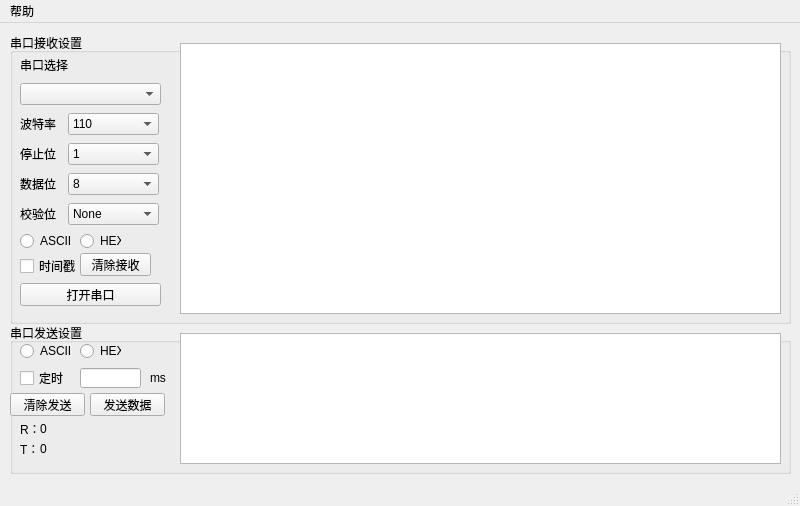
<?xml version="1.0" encoding="UTF-8"?>
<ui version="4.0">
 <class>MainWindow</class>
 <widget class="QMainWindow" name="MainWindow">
  <property name="geometry">
   <rect>
    <x>0</x>
    <y>0</y>
    <width>800</width>
    <height>506</height>
   </rect>
  </property>
  <property name="windowTitle">
   <string>MainWindow</string>
  </property>
  <widget class="QWidget" name="centralwidget">
   <widget class="QGroupBox" name="groupBox">
    <property name="geometry">
     <rect>
      <x>10</x>
      <y>10</y>
      <width>781</width>
      <height>291</height>
     </rect>
    </property>
    <property name="title">
     <string>串口接收设置</string>
    </property>
    <widget class="QCheckBox" name="timestamp_check_box">
     <property name="geometry">
      <rect>
       <x>10</x>
       <y>225</y>
       <width>61</width>
       <height>16</height>
      </rect>
     </property>
     <property name="text">
      <string>时间戳</string>
     </property>
    </widget>
    <widget class="QLabel" name="label_7">
     <property name="geometry">
      <rect>
       <x>10</x>
       <y>175</y>
       <width>54</width>
       <height>12</height>
      </rect>
     </property>
     <property name="text">
      <string>校验位</string>
     </property>
    </widget>
    <widget class="QRadioButton" name="rec_hex_radio_button">
     <property name="geometry">
      <rect>
       <x>70</x>
       <y>200</y>
       <width>41</width>
       <height>16</height>
      </rect>
     </property>
     <property name="text">
      <string>HEX</string>
     </property>
    </widget>
    <widget class="QComboBox" name="com_combo_box">
     <property name="geometry">
      <rect>
       <x>10</x>
       <y>50</y>
       <width>141</width>
       <height>22</height>
      </rect>
     </property>
    </widget>
    <widget class="QComboBox" name="stopbit_combo_box">
     <property name="geometry">
      <rect>
       <x>58</x>
       <y>110</y>
       <width>91</width>
       <height>22</height>
      </rect>
     </property>
     <item>
      <property name="text">
       <string>1</string>
      </property>
     </item>
     <item>
      <property name="text">
       <string>1.5</string>
      </property>
     </item>
     <item>
      <property name="text">
       <string>2</string>
      </property>
     </item>
    </widget>
    <widget class="QLabel" name="label_6">
     <property name="geometry">
      <rect>
       <x>10</x>
       <y>145</y>
       <width>54</width>
       <height>12</height>
      </rect>
     </property>
     <property name="text">
      <string>数据位</string>
     </property>
    </widget>
    <widget class="QComboBox" name="baud_combo_box">
     <property name="geometry">
      <rect>
       <x>58</x>
       <y>80</y>
       <width>91</width>
       <height>22</height>
      </rect>
     </property>
     <item>
      <property name="text">
       <string>110</string>
      </property>
     </item>
     <item>
      <property name="text">
       <string>300</string>
      </property>
     </item>
     <item>
      <property name="text">
       <string>600</string>
      </property>
     </item>
     <item>
      <property name="text">
       <string>1200</string>
      </property>
     </item>
     <item>
      <property name="text">
       <string>2400</string>
      </property>
     </item>
     <item>
      <property name="text">
       <string>4800</string>
      </property>
     </item>
     <item>
      <property name="text">
       <string>9600</string>
      </property>
     </item>
     <item>
      <property name="text">
       <string>14400</string>
      </property>
     </item>
     <item>
      <property name="text">
       <string>19200</string>
      </property>
     </item>
     <item>
      <property name="text">
       <string>38400</string>
      </property>
     </item>
     <item>
      <property name="text">
       <string>43000</string>
      </property>
     </item>
     <item>
      <property name="text">
       <string>57600</string>
      </property>
     </item>
     <item>
      <property name="text">
       <string>76800</string>
      </property>
     </item>
     <item>
      <property name="text">
       <string>115200</string>
      </property>
     </item>
     <item>
      <property name="text">
       <string>128000</string>
      </property>
     </item>
     <item>
      <property name="text">
       <string>230400</string>
      </property>
     </item>
     <item>
      <property name="text">
       <string>256000</string>
      </property>
     </item>
     <item>
      <property name="text">
       <string>460800</string>
      </property>
     </item>
     <item>
      <property name="text">
       <string>921600</string>
      </property>
     </item>
     <item>
      <property name="text">
       <string>1000000</string>
      </property>
     </item>
     <item>
      <property name="text">
       <string>2000000</string>
      </property>
     </item>
     <item>
      <property name="text">
       <string>3000000</string>
      </property>
     </item>
    </widget>
    <widget class="QLabel" name="label_5">
     <property name="geometry">
      <rect>
       <x>10</x>
       <y>115</y>
       <width>54</width>
       <height>12</height>
      </rect>
     </property>
     <property name="text">
      <string>停止位</string>
     </property>
    </widget>
    <widget class="QLabel" name="label_4">
     <property name="geometry">
      <rect>
       <x>10</x>
       <y>85</y>
       <width>54</width>
       <height>12</height>
      </rect>
     </property>
     <property name="text">
      <string>波特率</string>
     </property>
    </widget>
    <widget class="QComboBox" name="checkbit_combo_box">
     <property name="geometry">
      <rect>
       <x>58</x>
       <y>170</y>
       <width>91</width>
       <height>22</height>
      </rect>
     </property>
     <item>
      <property name="text">
       <string>None</string>
      </property>
     </item>
     <item>
      <property name="text">
       <string>Odd</string>
      </property>
     </item>
     <item>
      <property name="text">
       <string>Even</string>
      </property>
     </item>
    </widget>
    <widget class="QLabel" name="label_3">
     <property name="geometry">
      <rect>
       <x>10</x>
       <y>22</y>
       <width>54</width>
       <height>20</height>
      </rect>
     </property>
     <property name="text">
      <string>串口选择</string>
     </property>
    </widget>
    <widget class="QComboBox" name="databit_combo_box">
     <property name="geometry">
      <rect>
       <x>58</x>
       <y>140</y>
       <width>91</width>
       <height>22</height>
      </rect>
     </property>
     <item>
      <property name="text">
       <string>8</string>
      </property>
     </item>
     <item>
      <property name="text">
       <string>7</string>
      </property>
     </item>
     <item>
      <property name="text">
       <string>6</string>
      </property>
     </item>
     <item>
      <property name="text">
       <string>5</string>
      </property>
     </item>
    </widget>
    <widget class="QPushButton" name="uart_en_push_button">
     <property name="geometry">
      <rect>
       <x>10</x>
       <y>250</y>
       <width>141</width>
       <height>23</height>
      </rect>
     </property>
     <property name="text">
      <string>打开串口</string>
     </property>
    </widget>
    <widget class="QRadioButton" name="rec_ascii_radio_button">
     <property name="geometry">
      <rect>
       <x>10</x>
       <y>200</y>
       <width>51</width>
       <height>16</height>
      </rect>
     </property>
     <property name="text">
      <string>ASCII</string>
     </property>
    </widget>
    <widget class="QTextEdit" name="uart_rec_show">
     <property name="geometry">
      <rect>
       <x>170</x>
       <y>10</y>
       <width>601</width>
       <height>271</height>
      </rect>
     </property>
     <property name="focusPolicy">
      <enum>Qt::NoFocus</enum>
     </property>
    </widget>
    <widget class="QPushButton" name="uart_clear_rec_push_button">
     <property name="geometry">
      <rect>
       <x>70</x>
       <y>220</y>
       <width>71</width>
       <height>23</height>
      </rect>
     </property>
     <property name="text">
      <string>清除接收</string>
     </property>
    </widget>
   </widget>
   <widget class="QGroupBox" name="groupBox_2">
    <property name="geometry">
     <rect>
      <x>10</x>
      <y>300</y>
      <width>781</width>
      <height>151</height>
     </rect>
    </property>
    <property name="title">
     <string>串口发送设置</string>
    </property>
    <widget class="QRadioButton" name="send_ascii_radio_button">
     <property name="geometry">
      <rect>
       <x>10</x>
       <y>20</y>
       <width>51</width>
       <height>16</height>
      </rect>
     </property>
     <property name="text">
      <string>ASCII</string>
     </property>
    </widget>
    <widget class="QRadioButton" name="send_hex_radio_button">
     <property name="geometry">
      <rect>
       <x>70</x>
       <y>20</y>
       <width>41</width>
       <height>16</height>
      </rect>
     </property>
     <property name="text">
      <string>HEX</string>
     </property>
    </widget>
    <widget class="QCheckBox" name="uart_timer_check_box">
     <property name="geometry">
      <rect>
       <x>10</x>
       <y>47</y>
       <width>47</width>
       <height>16</height>
      </rect>
     </property>
     <property name="text">
      <string>定时</string>
     </property>
    </widget>
    <widget class="QLabel" name="uart1_ms_label">
     <property name="geometry">
      <rect>
       <x>140</x>
       <y>45</y>
       <width>20</width>
       <height>20</height>
      </rect>
     </property>
     <property name="text">
      <string>ms</string>
     </property>
    </widget>
    <widget class="QLineEdit" name="uart_timer_line_edit">
     <property name="geometry">
      <rect>
       <x>70</x>
       <y>45</y>
       <width>61</width>
       <height>20</height>
      </rect>
     </property>
    </widget>
    <widget class="QPushButton" name="uart_send_push_button">
     <property name="geometry">
      <rect>
       <x>80</x>
       <y>70</y>
       <width>75</width>
       <height>23</height>
      </rect>
     </property>
     <property name="text">
      <string>发送数据</string>
     </property>
    </widget>
    <widget class="QPushButton" name="uart_send_clear_push_button">
     <property name="geometry">
      <rect>
       <x>0</x>
       <y>70</y>
       <width>75</width>
       <height>23</height>
      </rect>
     </property>
     <property name="text">
      <string>清除发送</string>
     </property>
    </widget>
    <widget class="QTextEdit" name="uart_send_show">
     <property name="geometry">
      <rect>
       <x>170</x>
       <y>10</y>
       <width>601</width>
       <height>131</height>
      </rect>
     </property>
     <property name="focusPolicy">
      <enum>Qt::NoFocus</enum>
     </property>
    </widget>
    <widget class="QLabel" name="label">
     <property name="geometry">
      <rect>
       <x>10</x>
       <y>100</y>
       <width>18</width>
       <height>12</height>
      </rect>
     </property>
     <property name="text">
      <string>R：</string>
     </property>
    </widget>
    <widget class="QLabel" name="uart_tx_data_count_label">
     <property name="geometry">
      <rect>
       <x>30</x>
       <y>120</y>
       <width>100</width>
       <height>12</height>
      </rect>
     </property>
     <property name="text">
      <string>0</string>
     </property>
    </widget>
    <widget class="QLabel" name="uart_rx_data_count_label">
     <property name="geometry">
      <rect>
       <x>30</x>
       <y>100</y>
       <width>100</width>
       <height>12</height>
      </rect>
     </property>
     <property name="text">
      <string>0</string>
     </property>
    </widget>
    <widget class="QLabel" name="label_2">
     <property name="geometry">
      <rect>
       <x>10</x>
       <y>120</y>
       <width>18</width>
       <height>12</height>
      </rect>
     </property>
     <property name="text">
      <string>T：</string>
     </property>
    </widget>
   </widget>
  </widget>
  <widget class="QStatusBar" name="statusbar"/>
  <widget class="QMenuBar" name="menuBar">
   <property name="geometry">
    <rect>
     <x>0</x>
     <y>0</y>
     <width>800</width>
     <height>23</height>
    </rect>
   </property>
   <widget class="QMenu" name="menu">
    <property name="title">
     <string>帮助</string>
    </property>
    <addaction name="actionguanyu"/>
   </widget>
   <addaction name="menu"/>
  </widget>
  <action name="actionguanyu">
   <property name="text">
    <string>关于</string>
   </property>
  </action>
 </widget>
 <resources/>
 <connections/>
</ui>
